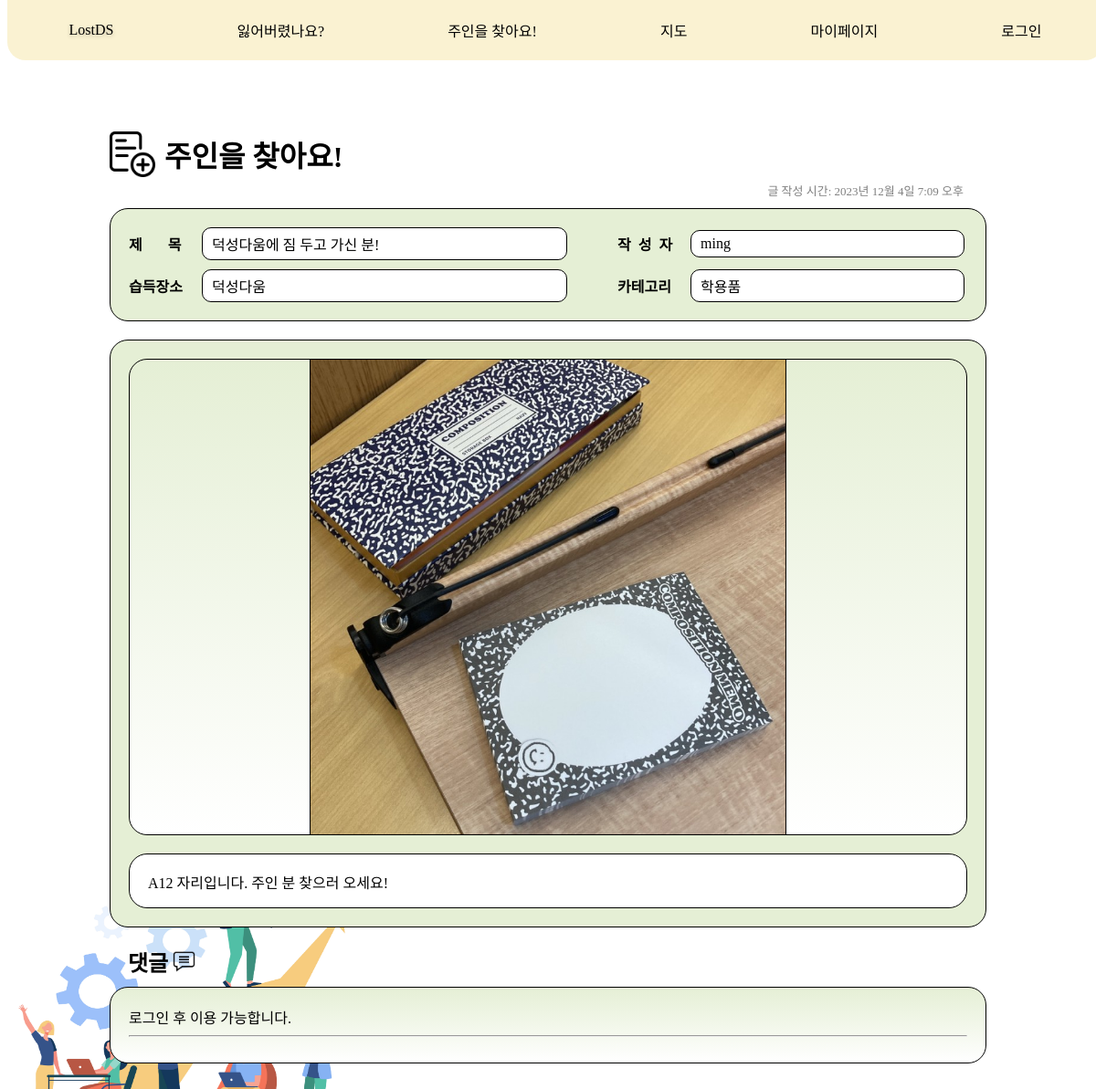
Before: /message/find/13/ with the older database file.
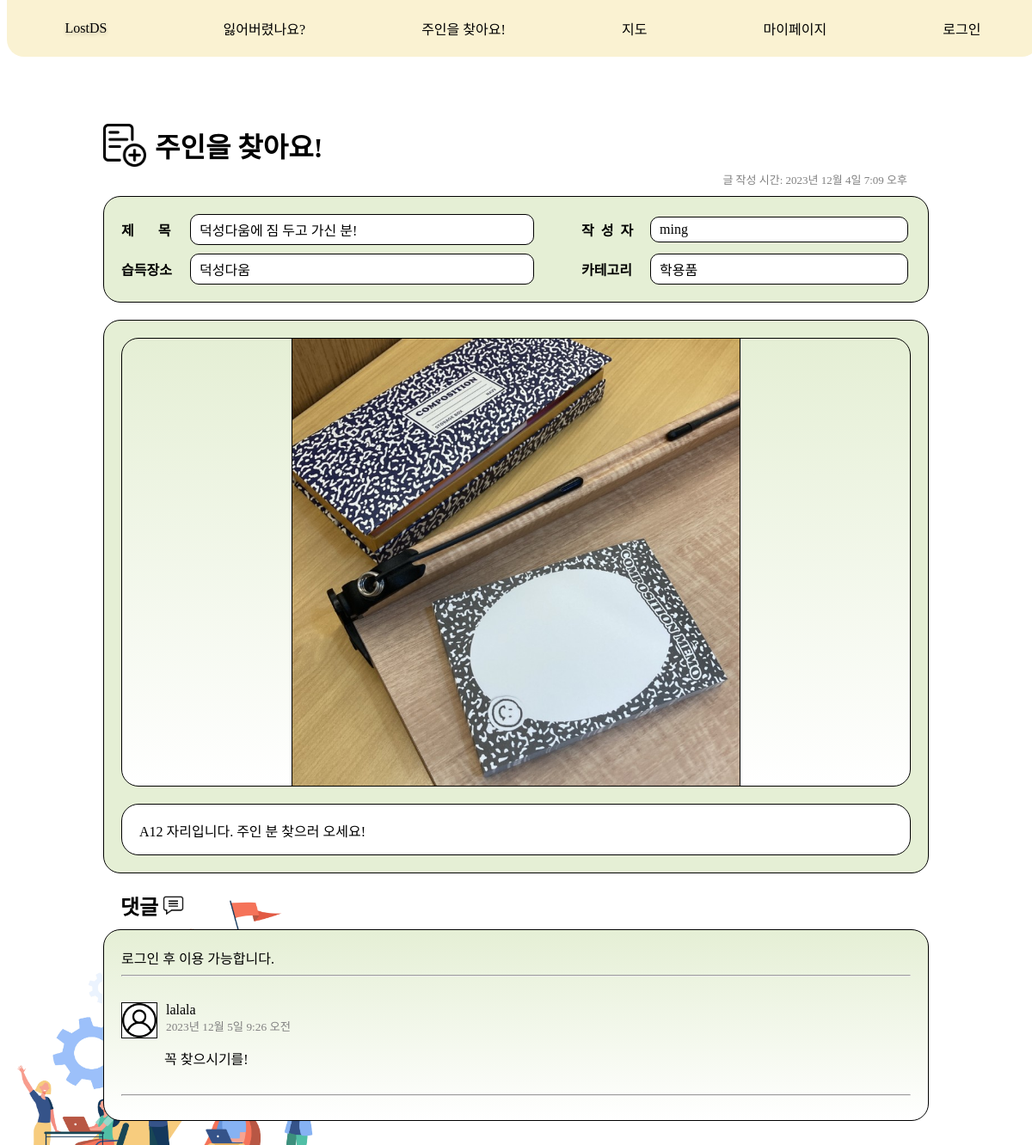
After: the same page with the newer database file.
### message/models.py (models this page shows, shortened)
class Comment(models.Model):
    findPost = models.ForeignKey(FindItem, on_delete=models.CASCADE, null=True, blank=True)
    askPost = models.ForeignKey(AskItem, on_delete=models.CASCADE, null=True, blank=True)
    completePost = models.ForeignKey(CompleteItem, on_delete=models.CASCADE, null=True, blank=True)
    author = models.ForeignKey(settings.AUTH_USER_MODEL, on_delete=models.CASCADE)
    content = models.TextField()
    created_at = models.DateTimeField(auto_now_add=True)

### user/models.py (models this page shows)
class CustomUser(AbstractUser):
    get_verification_token = models.CharField(max_length=64, blank=True, null=True)
    token_created_at = models.DateTimeField(null=True)
    groups = models.ManyToManyField('auth.Group', related_name='custom_users')
    user_permissions = models.ManyToManyField('auth.Permission', related_name='custom_users')

### message/views.py (the view)
# urls.py: path('find/<int:pk>/', views.findDetail.as_view()),
class findDetail(DetailView):
    model = FindItem
    template_name = 'message/findItem_detail.html'
    context_object_name = 'item'
    def get_context_data(self, **kwargs):
        context = super(findDetail, self).get_context_data()
        context['categories'] = Category.objects.all()
        context['comment_form'] = CommentForm
        return context

### message/models.py (called while the page is built)
    def __str__(self):
        return self.name

    def __str__(self):
        return f'{self.title}'

### message/templates/message/findItem_detail.html (shortened to what this page needs)
{% extends 'message/base_html/base_detail.html' %}
{% load static %}
{% block main %}
<div class="main-title">
    <img class="main-title-image" src="/static/message/image/new_post_icon.png">
    <div class="main-title-font">
        주인을 찾아요!
    </div>
</div>
{% endblock %}
{% block content %}
<div class="comment-container">
    {% if user.is_authenticated %}
    <form id="comment-form" method="POST" action="/message/find/{{ item.pk }}/new_comment/">
        {% csrf_token %}
        <div class="comment-form">
            {{ comment_form }}
            <button class="comment-form-button" type="submit">등록</button>
        </div>
    </form>
    {% else %}
    <a class="detail-link" role="button" href="/login/">로그인 후 이용 가능합니다.</a>
    <hr/>
    {% endif %}
    {% if item.comment_set.exists %}
    {% for comment in item.comment_set.iterator %}
    <div class="comment-content" id="comment-{{ comment.pk }}">
        <img class="comment-profile-img" src="/static/message/image/user.png" alt="">
        <div class="comment-info-font">
            {{ comment.author.username }}<br/>
            <small style="color: gray;">{{ comment.created_at }}</small>
        </div>
        <div class="comment-text">
            <p>
            <div class="comment-content-font">
                {{ comment.content | linebreaks }}
            </div>
            </p>
        </div>
    </div>
    <hr/>
    {% endfor %}
    {% endif %}
</div>
{% endblock %}

Changed rows visible on the page:
added Comment: author.username "lalala", created_at "2023년 12월 5일 9:26 오전", content "꼭 찾으시기를!"
